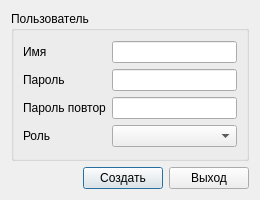
<?xml version="1.0" encoding="UTF-8"?>
<ui version="4.0">
 <class>ClientDialog</class>
 <widget class="QDialog" name="ClientDialog">
  <property name="geometry">
   <rect>
    <x>0</x>
    <y>0</y>
    <width>260</width>
    <height>200</height>
   </rect>
  </property>
  <property name="sizePolicy">
   <sizepolicy hsizetype="Fixed" vsizetype="Fixed">
    <horstretch>0</horstretch>
    <verstretch>0</verstretch>
   </sizepolicy>
  </property>
  <property name="minimumSize">
   <size>
    <width>260</width>
    <height>200</height>
   </size>
  </property>
  <property name="maximumSize">
   <size>
    <width>260</width>
    <height>200</height>
   </size>
  </property>
  <property name="windowTitle">
   <string>Новый пользователь</string>
  </property>
  <layout class="QVBoxLayout" name="verticalLayout_2">
   <item>
    <widget class="QGroupBox" name="groupBox">
     <property name="title">
      <string>Пользователь</string>
     </property>
     <layout class="QVBoxLayout" name="verticalLayout">
      <item>
       <layout class="QGridLayout" name="gridLayout">
        <item row="1" column="1">
         <widget class="QLineEdit" name="password">
          <property name="echoMode">
           <enum>QLineEdit::Password</enum>
          </property>
         </widget>
        </item>
        <item row="2" column="1">
         <widget class="QLineEdit" name="passwordRepeat">
          <property name="echoMode">
           <enum>QLineEdit::Password</enum>
          </property>
         </widget>
        </item>
        <item row="2" column="0">
         <widget class="QLabel" name="label_3">
          <property name="text">
           <string>Пароль повтор</string>
          </property>
         </widget>
        </item>
        <item row="1" column="0">
         <widget class="QLabel" name="label_2">
          <property name="text">
           <string>Пароль</string>
          </property>
         </widget>
        </item>
        <item row="0" column="1">
         <widget class="QLineEdit" name="name">
          <property name="minimumSize">
           <size>
            <width>0</width>
            <height>0</height>
           </size>
          </property>
         </widget>
        </item>
        <item row="0" column="0">
         <widget class="QLabel" name="label">
          <property name="text">
           <string>Имя</string>
          </property>
         </widget>
        </item>
        <item row="3" column="0">
         <widget class="QLabel" name="label_4">
          <property name="text">
           <string>Роль</string>
          </property>
         </widget>
        </item>
        <item row="3" column="1">
         <widget class="QComboBox" name="role">
          <property name="minimumSize">
           <size>
            <width>100</width>
            <height>0</height>
           </size>
          </property>
          <property name="maximumSize">
           <size>
            <width>16777215</width>
            <height>16777215</height>
           </size>
          </property>
         </widget>
        </item>
       </layout>
      </item>
     </layout>
    </widget>
   </item>
   <item>
    <layout class="QHBoxLayout" name="horizontalLayout">
     <item>
      <spacer name="horizontalSpacer">
       <property name="orientation">
        <enum>Qt::Horizontal</enum>
       </property>
       <property name="sizeHint" stdset="0">
        <size>
         <width>40</width>
         <height>20</height>
        </size>
       </property>
      </spacer>
     </item>
     <item>
      <widget class="QPushButton" name="saveClientButton">
       <property name="text">
        <string>Создать</string>
       </property>
      </widget>
     </item>
     <item>
      <widget class="QPushButton" name="exitClientButton">
       <property name="text">
        <string>Выход</string>
       </property>
      </widget>
     </item>
    </layout>
   </item>
  </layout>
 </widget>
 <tabstops>
  <tabstop>name</tabstop>
  <tabstop>password</tabstop>
  <tabstop>passwordRepeat</tabstop>
  <tabstop>role</tabstop>
  <tabstop>saveClientButton</tabstop>
  <tabstop>exitClientButton</tabstop>
 </tabstops>
 <resources/>
 <connections/>
</ui>
